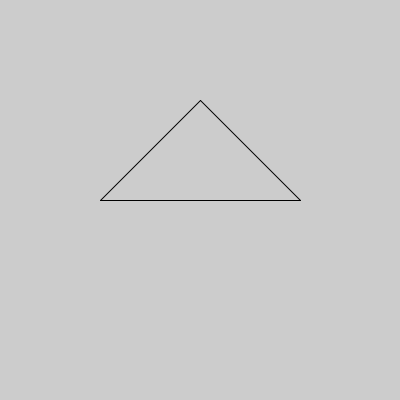
Frame 1 (no input)
Frame 60 (the mouse pressed at the canvas centre just before this capture): identical to frame 1, image omitted
Frame 120 (the mouse held since frame 60 and released just before this capture): identical to frame 1, image omitted

The Processing sketch that drew this single still picture (run headless with seeded random() and noise(); from frame 60 on, the mouse is pressed at the canvas centre):

// Processing sketch: opdracht_9_8_teken_driehoek
// ── opdracht_9_8_teken_driehoek.pde
void setup(){
  size(400,400);
 tekenDriehoek(200,100,200,100,100,100);
}

void draw(){
  
}
void tekenDriehoek(int x1, int y1, int x2, int y2, int x3, int y3) {  
  line(x1,y1,x2+y2,x1);
  line(y1,x1,x2+x3,x1);
  line(y1,x1,x2,y3);
}
